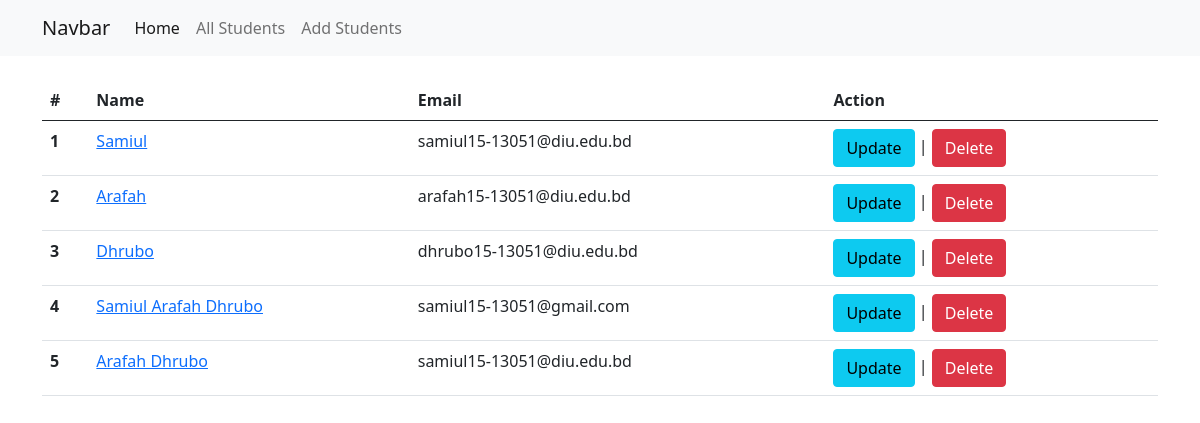
Screenshot of /all-students/ with the database file from the repository.
### core/models.py (models this page shows, shortened)
class Student(models.Model):
    name = models.CharField(max_length=50)
    email = models.EmailField(max_length=80)

### core/views.py (the view)
# urls.py: path('all-students/', views.StudentView.as_view(), name='all_students'),
class StudentView(ListView):
    context_object_name = 'student_list'
    model = models.Student
    template_name = 'portal/all_students.html'

### templates/portal/all_students.html (shortened to what this page needs)
{% extends 'base.html' %}
{% block content %}
    <table class="table">
  <thead>
    <tr>
      <th scope="col">#</th>
      <th scope="col">Name</th>
      <th scope="col">Email</th>
      <th scope="col">Action</th>
    </tr>
  </thead>
  <tbody>
  {% for student in student_list %}
      <tr>
      <th scope="row">{{ forloop.counter }}</th>
      <td><a href="{% url 'student-detail' pk=student.pk %}">{{ student.name }}</a> </td>
      <td>{{ student.email }}</td>
      <td><a href="{% url 'update-student' pk=student.pk %}" class="btn btn-info">Update</a> | <a href="{% url 'delete-student' pk=student.pk %}" class="btn btn-danger">Delete</a></td>
    </tr>
    {% endfor %}
  </tbody>
</table>
{% endblock %}

### templates/base.html (shortened to what this page needs)
<!DOCTYPE html>
<html lang="en">
<head>
    <link href="https://cdn.jsdelivr.net/npm/bootstrap@5.0.2/dist/css/bootstrap.min.css" rel="stylesheet"
>
</head>
<body>
{% include 'navbar.html' %}<br>
<div class="container">
    {% block content %}{% endblock %}
</div>
</body>
</html>

### templates/navbar.html (shortened to what this page needs)
<nav class="navbar navbar-expand-lg navbar-light bg-light">
  <div class="container">
    <a class="navbar-brand" href="{% url 'index' %}">Navbar</a>
    <div class="collapse navbar-collapse" id="navbarSupportedContent">
      <ul class="navbar-nav me-auto mb-2 mb-lg-0">
        <li class="nav-item">
          <a class="nav-link active" aria-current="page" href="{% url 'index' %}">Home</a>
        </li>
        <li class="nav-item">
          <a class="nav-link" href="{% url 'all_students' %}">All Students</a>
        </li>
          <li class="nav-item">
          <a class="nav-link" href="{% url 'add_student' %}">Add Students</a>
        </li>
      </ul>
    </div>
  </div>
</nav>

### rows the page displays
Student: name "Samiul", email "samiul15-13051@diu.edu.bd"
Student: name "Arafah", email "arafah15-13051@diu.edu.bd"
Student: name "Dhrubo", email "dhrubo15-13051@diu.edu.bd"
Student: name "Samiul Arafah Dhrubo", email "samiul15-13051@gmail.com"
Student: name "Arafah Dhrubo", email "samiul15-13051@diu.edu.bd"
